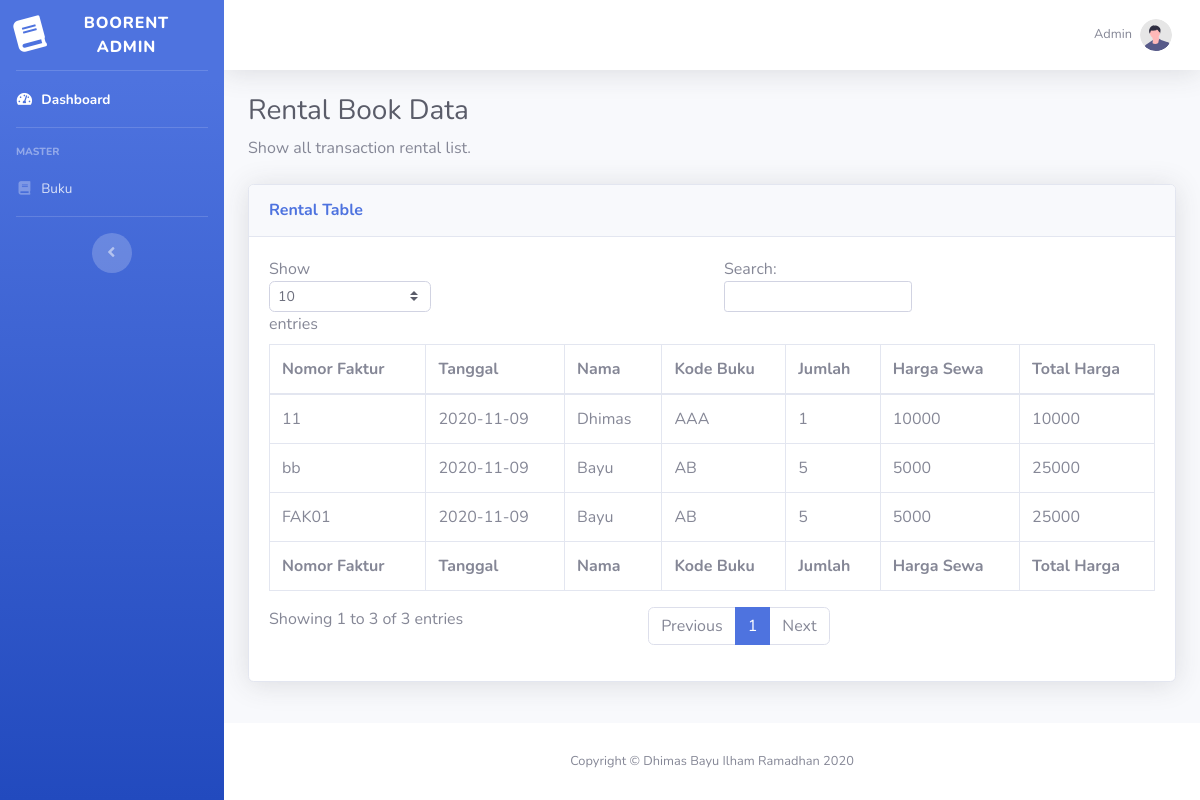
Page /dashboard.php on the committed database.
### tables this page shows
CREATE TABLE `sewa` (
  `nomorfaktur` char(5) NOT NULL,
  `tanggalfaktur` date NOT NULL,
  `namakonsumen` varchar(25) NOT NULL,
  `kodebuku` char(5) NOT NULL,
  `jumlah` int(4) NOT NULL,
  `hargasewa` mediumint(8) UNSIGNED NOT NULL,
  `hargatotal` mediumint(8) UNSIGNED NOT NULL
);

### model.php (called while the page is built, shortened)
<?php
function show_sewa(){
  $sql = "SELECT * FROM sewa";
  $res = $GLOBALS['conn']->query($sql);
  return $res;
}
?>

### dashboard.php (the view, shortened to what this page needs)
<!DOCTYPE html>
<html lang="en">
<head>
    <link href="vendor/fontawesome-free/css/all.min.css" rel="stylesheet" type="text/css">
    <link href="css/sb-admin-2.min.css" rel="stylesheet">
    <?php include 'model.php'; ?>
</head>
<body id="page-top">
    <div id="wrapper">
        <ul class="navbar-nav bg-gradient-primary sidebar sidebar-dark accordion" id="accordionSidebar">
            <a class="sidebar-brand d-flex align-items-center justify-content-center" href="index.html">
                <div class="sidebar-brand-icon rotate-n-15">
                    <i class="fas fa-book"></i>
                </div>
                <div class="sidebar-brand-text mx-3">Boorent admin</div>
            </a>
            <hr class="sidebar-divider my-0">
            <li class="nav-item active">
                <a class="nav-link" href="dashboard.php">
                    <i class="fas fa-fw fa-tachometer-alt"></i>
                    <span>Dashboard</span></a>
            </li>
            <hr class="sidebar-divider">
            <div class="sidebar-heading">
                Master
            </div>
            <li class="nav-item">
                <a class="nav-link" href="book.php">
                    <i class="fas fa-fw fa-book"></i>
                    <span>Buku</span></a>
            </li>
            <hr class="sidebar-divider d-none d-md-block">
            <div class="text-center d-none d-md-inline">
                <button class="rounded-circle border-0" id="sidebarToggle"></button>
            </div>
        </ul>
        <div id="content-wrapper" class="d-flex flex-column">
            <div id="content">
                <nav class="navbar navbar-expand navbar-light bg-white topbar mb-4 static-top shadow">
                    <ul class="navbar-nav ml-auto">
                        <li class="nav-item dropdown no-arrow">
                            <a class="nav-link dropdown-toggle" href="#" id="userDropdown" role="button"
                                data-toggle="dropdown" aria-haspopup="true" aria-expanded="false">
                                <span class="mr-2 d-none d-lg-inline text-gray-600 small">Admin</span>
                                <img class="img-profile rounded-circle"
                                    src="img/undraw_profile.svg">
                            </a>
                        </li>
                    </ul>
                </nav>
                <div class="container-fluid">
                    <h1 class="h3 mb-2 text-gray-800">Rental Book Data</h1>
                    <p class="mb-4">Show all transaction rental list.</p>
                    <div class="card shadow mb-4">
                        <div class="card-header py-3">
                            <h6 class="m-0 font-weight-bold text-primary">Rental Table</h6>
                        </div>
                        <div class="card-body">
                            <div class="table-responsive">
                                <table class="table table-bordered" id="dataTable" width="100%" cellspacing="0">
                                    <thead>
                                        <tr>
                                            <th>Nomor Faktur</th>
                                            <th>Tanggal</th>
                                            <th>Nama</th>
                                            <th>Kode Buku</th>
                                            <th>Jumlah</th>
                                            <th>Harga Sewa</th>
                                            <th>Total Harga</th>
                                        </tr>
                                    </thead>
                                    <tfoot>
                                      <tr>
                                          <th>Nomor Faktur</th>
                                          <th>Tanggal</th>
                                          <th>Nama</th>
                                          <th>Kode Buku</th>
                                          <th>Jumlah</th>
                                          <th>Harga Sewa</th>
                                          <th>Total Harga</th>
                                      </tr>
                                    </tfoot>
                                    <tbody>
                                        <?php
                                        $res = show_sewa();
                                        if($res->num_rows > 0){
                                          foreach ($res as $row ) {
                                        ?>
                                        <tr>
                                            <td><?=$row['nomorfaktur']?></td>
                                            <td><?=$row['tanggalfaktur']?></td>
                                            <td><?=$row['namakonsumen']?></td>
                                            <td><?=$row['kodebuku']?></td>
                                            <td><?=$row['jumlah']?></td>
                                            <td><?=$row['hargasewa']?></td>
                                            <td><?=$row['hargatotal']?></td>
                                        </tr>
                                        <?php
                                          }
                                        }
                                        ?>
                                    </tbody>
                                </table>
                            </div>
                        </div>
                    </div>
                </div>
            </div>
            <footer class="sticky-footer bg-white">
                <div class="container my-auto">
                    <div class="copyright text-center my-auto">
                        <span>Copyright &copy; Dhimas Bayu Ilham Ramadhan 2020</span>
                    </div>
                </div>
            </footer>
        </div>
    </div>
</body>
</html>

### rows in the picture
sewa: nomorfaktur "11", tanggalfaktur "2020-11-09", namakonsumen "Dhimas", kodebuku "AAA", jumlah "1", hargasewa "10000", hargatotal "10000"
sewa: nomorfaktur "bb", tanggalfaktur "2020-11-09", namakonsumen "Bayu", kodebuku "AB", jumlah "5", hargasewa "5000", hargatotal "25000"
sewa: nomorfaktur "FAK01", tanggalfaktur "2020-11-09", namakonsumen "Bayu", kodebuku "AB", jumlah "5", hargasewa "5000", hargatotal "25000"
